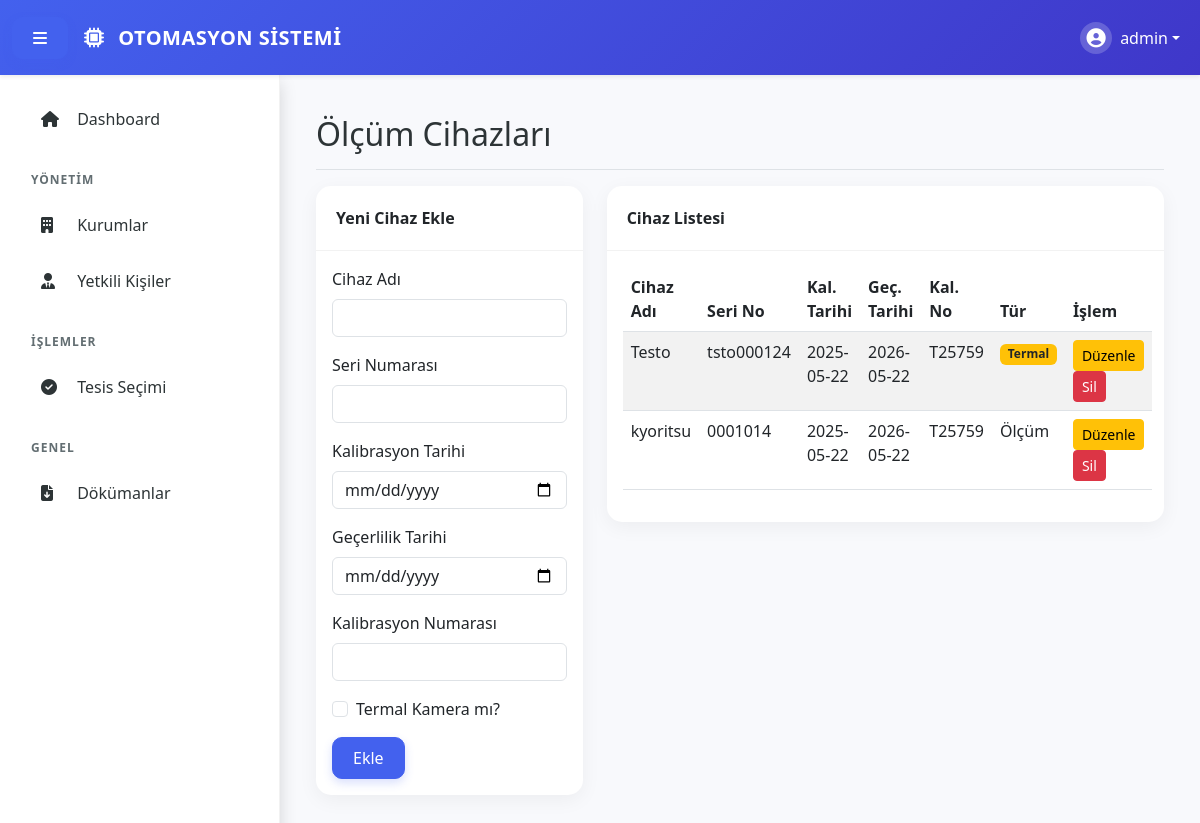
Page /pages/cihazlar.php (signed in) on the committed database.
### tables this page shows
CREATE TABLE `measurement_devices` (
  `id` int(11) NOT NULL,
  `user_id` int(11) DEFAULT NULL,
  `device_name` varchar(255) DEFAULT NULL,
  `serial_no` varchar(100) DEFAULT NULL,
  `cal_date` date DEFAULT NULL,
  `validity_date` date DEFAULT NULL,
  `cal_no` varchar(100) DEFAULT NULL,
  `created_at` timestamp NOT NULL DEFAULT current_timestamp(),
  `is_thermal_camera` tinyint(1) DEFAULT 0
);

### pages/cihazlar.php (the view, shortened to what this page needs)
<?php
require_once '../includes/db.php';
$edit_device = null;
include '../includes/header.php';
?>
<div class="d-flex justify-content-between flex-wrap flex-md-nowrap align-items-center pt-3 pb-2 mb-3 border-bottom">
    <h1 class="h2">Ölçüm Cihazları</h1>
</div>
<div class="row">
    <div class="col-md-4">
        <div class="card mb-4">
            <div class="card-header"><?php echo $edit_device ? 'Cihazı Düzenle' : 'Yeni Cihaz Ekle'; ?></div>
            <div class="card-body">
                <form method="POST" action="">
                    <div class="mb-3">
                        <label class="form-label">Cihaz Adı</label>
                        <input type="text" class="form-control" name="device_name" value="<?php echo $edit_device ? htmlspecialchars($edit_device['device_name']) : ''; ?>" required>
                    </div>
                    <div class="mb-3">
                        <label class="form-label">Seri Numarası</label>
                        <input type="text" class="form-control" name="serial_no" value="<?php echo $edit_device ? htmlspecialchars($edit_device['serial_no']) : ''; ?>" required>
                    </div>
                    <div class="mb-3">
                        <label class="form-label">Kalibrasyon Tarihi</label>
                        <input type="date" class="form-control" name="cal_date" value="<?php echo $edit_device ? $edit_device['cal_date'] : ''; ?>" required>
                    </div>
                    <div class="mb-3">
                        <label class="form-label">Geçerlilik Tarihi</label>
                        <input type="date" class="form-control" name="validity_date" value="<?php echo $edit_device ? $edit_device['validity_date'] : ''; ?>" required>
                    </div>
                    <div class="mb-3">
                        <label class="form-label">Kalibrasyon Numarası</label>
                        <input type="text" class="form-control" name="cal_no" value="<?php echo $edit_device ? htmlspecialchars($edit_device['cal_no']) : ''; ?>" required>
                    </div>
                    <div class="mb-3 form-check">
                        <input type="checkbox" class="form-check-input" id="is_thermal_camera" name="is_thermal_camera" <?php echo ($edit_device && $edit_device['is_thermal_camera']) ? 'checked' : ''; ?>>
                        <label class="form-check-label" for="is_thermal_camera">Termal Kamera mı?</label>
                    </div>
                    <?php if ($edit_device): ?>
                        <button type="submit" name="update_device" class="btn btn-warning">Güncelle</button>
                        <a href="cihazlar.php" class="btn btn-secondary">İptal</a>
                    <?php else: ?>
                        <button type="submit" name="add_device" class="btn btn-primary">Ekle</button>
                    <?php endif; ?>
                </form>
            </div>
        </div>
    </div>
    <div class="col-md-8">
        <div class="card">
            <div class="card-header">Cihaz Listesi</div>
            <div class="card-body">
                <table class="table table-striped">
                    <thead>
                        <tr>
                            <th>Cihaz Adı</th>
                            <th>Seri No</th>
                            <th>Kal. Tarihi</th>
                            <th>Geç. Tarihi</th>
                            <th>Kal. No</th>
                            <th>Tür</th>
                            <th>İşlem</th>
                        </tr>
                    </thead>
                    <tbody>
                        <?php
                        $stmt = $pdo->prepare("SELECT * FROM measurement_devices WHERE user_id = ? ORDER BY id DESC");
                        $stmt->execute([$_SESSION['user_id']]);
                        while ($row = $stmt->fetch()):
                            ?>
                            <tr>
                                <td>
                                    <?php echo htmlspecialchars($row['device_name']); ?>
                                </td>
                                <td>
                                    <?php echo htmlspecialchars($row['serial_no']); ?>
                                </td>
                                <td>
                                    <?php echo $row['cal_date']; ?>
                                </td>
                                <td>
                                    <?php echo $row['validity_date']; ?>
                                </td>
                                <td>
                                    <?php echo htmlspecialchars($row['cal_no']); ?>
                                </td>
                                <td>
                                    <?php echo $row['is_thermal_camera'] ? '<span class="badge bg-warning text-dark">Termal</span>' : 'Ölçüm'; ?>
                                </td>
                                <td>
                                    <a href="cihazlar.php?edit=<?php echo $row['id']; ?>" class="btn btn-sm btn-warning">Düzenle</a>
                                    <a href="cihazlar.php?delete=<?php echo $row['id']; ?>" class="btn btn-sm btn-danger"
                                        onclick="return confirm('Silmek istediğinize emin misiniz?')">Sil</a>
                                </td>
                            </tr>
                        <?php endwhile; ?>
                    </tbody>
                </table>
            </div>
        </div>
    </div>
</div>
<?php include '../includes/footer.php'; ?>

### assets/css/style.css (style rules this page uses)
:root { --primary-color: #4361ee; --secondary-color: #3f37c9; --bg-light: #f8f9fc; --sidebar-bg: #ffffff; --text-main: #2d3436; --text-muted: #636e72; --nav-height: 75px; --sidebar-width: 280px; }
body { font-family: 'Segoe UI', Roboto, Helvetica, Arial, sans-serif; background-color: var(--bg-light); color: var(--text-main); overflow-x: hidden; }
body.logged-in { padding-top: var(--nav-height); }
.card { border: none; border-radius: 15px; box-shadow: 0 5px 20px rgba(0, 0, 0, 0.05); transition: transform 0.3s; }
.card-header { background-color: transparent; border-bottom: 1px solid rgba(0, 0, 0, 0.05); padding: 1.25rem; font-weight: 600; }
.btn-primary { background-color: var(--primary-color); border-color: var(--primary-color); border-radius: 10px; padding: 8px 20px; font-weight: 500; box-shadow: 0 4px 10px rgba(67, 97, 238, 0.2); }

### rows in the picture
measurement_devices: device_name "Testo", serial_no "tsto000124", cal_date "2025-05-22", validity_date "2026-05-22", cal_no "T25759", is_thermal_camera "Termal"
measurement_devices: device_name "kyoritsu", serial_no "0001014", cal_date "2025-05-22", validity_date "2026-05-22", cal_no "T25759", is_thermal_camera "Ölçüm"

### other values in the picture
$_SESSION['username'] "admin"
